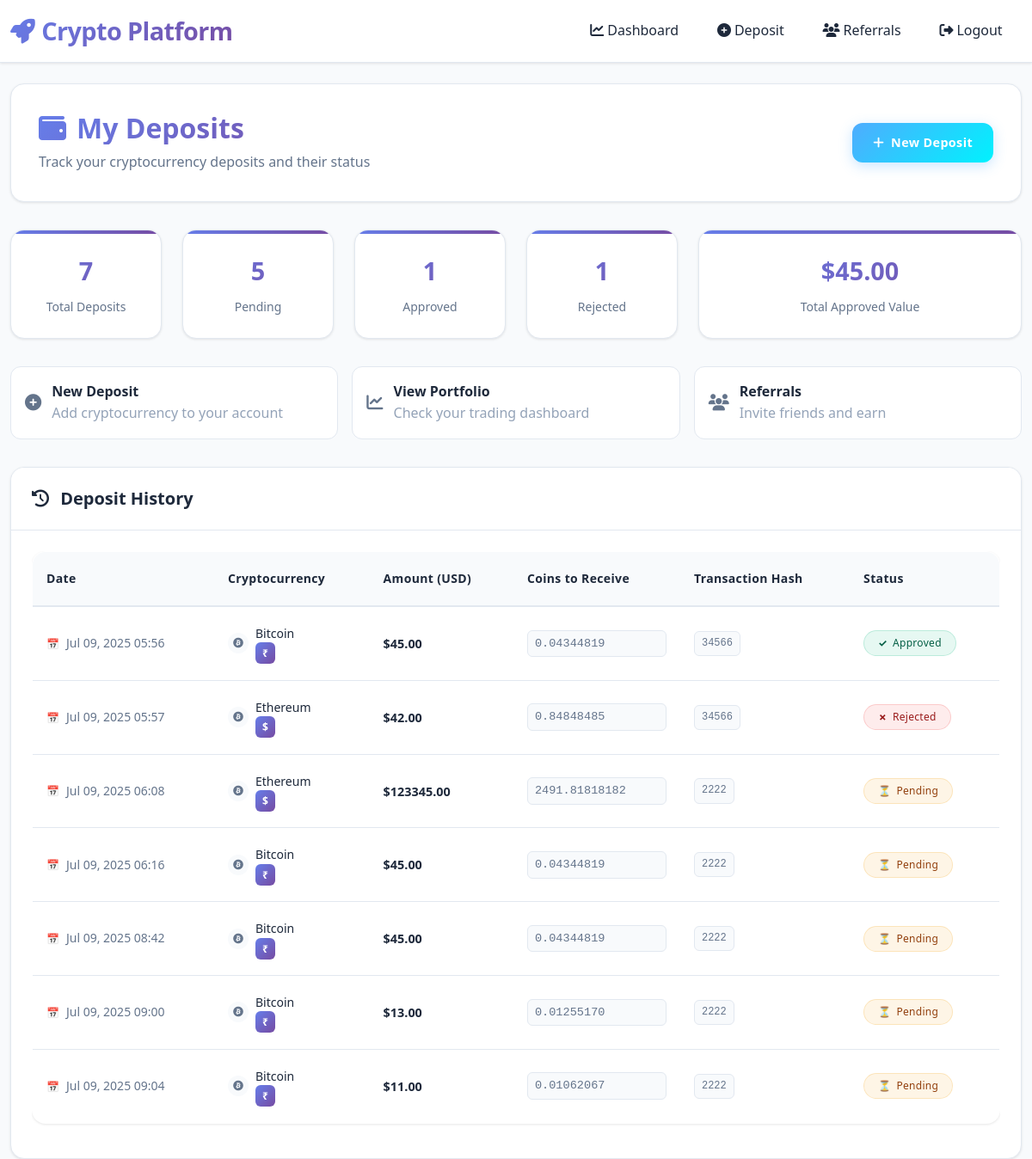
Page /deposits/list/ (signed in) on the earlier database version.
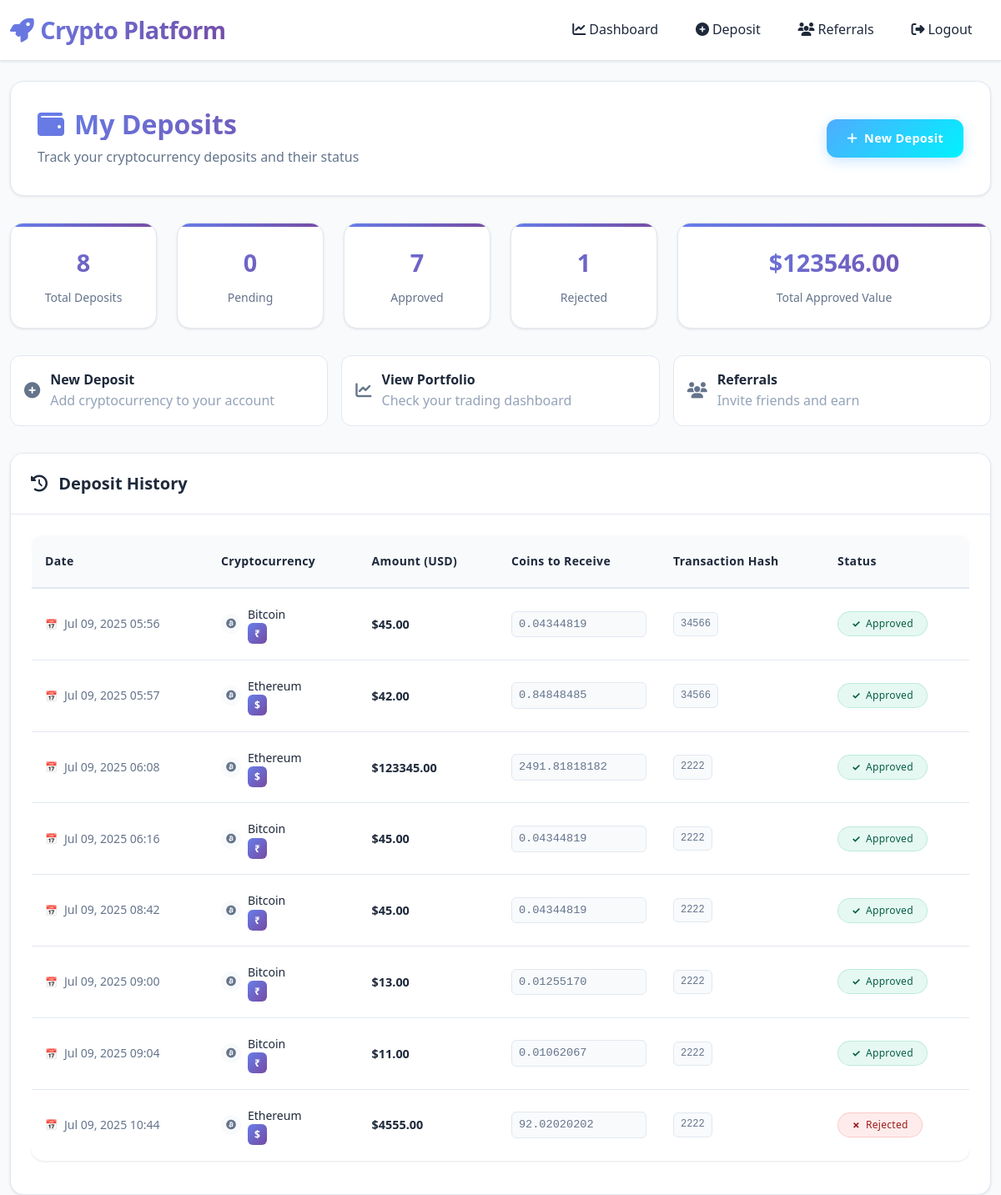
Same page on the later database version.
### deposits/models.py (models this page shows, shortened)
class Deposit(models.Model):
    STATUS_CHOICES = [
        ('pending', 'Pending'),
        ('approved', 'Approved'),
        ('rejected', 'Rejected'),
    ]
    user = models.ForeignKey(User, on_delete=models.CASCADE)
    cryptocurrency = models.ForeignKey(Cryptocurrency, on_delete=models.CASCADE)
    amount = models.DecimalField(max_digits=20, decimal_places=2)  # Amount in USD
    transaction_hash = models.CharField(max_length=100, blank=True)
    wallet_address = models.CharField(max_length=50)
    status = models.CharField(max_length=20, choices=STATUS_CHOICES, default='pending')
    created_at = models.DateTimeField(auto_now_add=True)
    approved_at = models.DateTimeField(null=True, blank=True)
    @property
    def coins_to_receive(self):
        return self.amount / self.cryptocurrency.current_price

### trading/models.py (models this page shows, shortened)
class Cryptocurrency(models.Model):
    name = models.CharField(max_length=50)  # Bitcoin, Ethereum, etc.
    symbol = models.CharField(max_length=10)  # BTC, ETH, etc.
    total_supply = models.DecimalField(max_digits=20, decimal_places=8)
    current_price = models.DecimalField(max_digits=20, decimal_places=8)
    price_change_24h = models.DecimalField(max_digits=5, decimal_places=2, default=0)
    is_active = models.BooleanField(default=True)
    created_at = models.DateTimeField(auto_now_add=True)
    updated_at = models.DateTimeField(auto_now=True)
    class Meta:
        verbose_name_plural = "Cryptocurrencies"

### deposits/views.py (the view)
# urls.py: path('list/', views.deposit_list, name='deposit_list'),
@login_required
def deposit_list(request):
    if request.user.is_superuser:
        deposits = Deposit.objects.all()
        template_name = 'deposits/admin/list.html'
    else:
        deposits = Deposit.objects.filter(user=request.user)
        template_name = 'deposits/list.html'
    context = {
        'deposits': deposits,
        'total_deposits': deposits.count(),
        'pending_count': deposits.filter(status='pending').count(),
        'approved_count': deposits.filter(status='approved').count(),
        'rejected_count': deposits.filter(status='rejected').count(),
        'total_approved_value': deposits.filter(status='approved').aggregate(total=Sum('amount'))['total'] or 0,
    }
    return render(request, template_name, context)

### templates/deposits/list.html (shortened to what this page needs)
{% extends 'base.html' %}
{% block content %}
<div class="page-header">
    <div>
        <h1 class="page-title">
            <i class="fas fa-wallet"></i>
            My Deposits
        </h1>
        <p class="page-subtitle">Track your cryptocurrency deposits and their status</p>
    </div>
    <div class="header-actions">
        <a href="{% url 'deposits:deposit_create' %}" class="btn btn-success">
            <i class="fas fa-plus"></i>
            New Deposit
        </a>
    </div>
</div>
<div class="row stats-row">
    <div class="col-md-2">
        <div class="stat-card">
            <div class="stat-number">{{ total_deposits }}</div>
            <div class="stat-label">Total Deposits</div>
        </div>
    </div>
    <div class="col-md-2">
        <div class="stat-card">
            <div class="stat-number">{{ pending_count }}</div>
            <div class="stat-label">Pending</div>
        </div>
    </div>
    <div class="col-md-2">
        <div class="stat-card">
            <div class="stat-number">{{ approved_count }}</div>
            <div class="stat-label">Approved</div>
        </div>
    </div>
    <div class="col-md-2">
        <div class="stat-card">
            <div class="stat-number">{{ rejected_count }}</div>
            <div class="stat-label">Rejected</div>
        </div>
    </div>
    <div class="col-md-4">
        <div class="stat-card">
            <div class="stat-number">${{ total_approved_value|floatformat:2 }}</div>
            <div class="stat-label">Total Approved Value</div>
        </div>
    </div>
</div>
<div class="quick-actions">
    <a href="{% url 'deposits:deposit_create' %}" class="quick-action">
        <i class="fas fa-plus-circle"></i>
        <div>
            <strong>New Deposit</strong>
            <div class="text-muted">Add cryptocurrency to your account</div>
        </div>
    </a>
    <a href="{% url 'trading:dashboard' %}" class="quick-action">
        <i class="fas fa-chart-line"></i>
        <div>
            <strong>View Portfolio</strong>
            <div class="text-muted">Check your trading dashboard</div>
        </div>
    </a>
    <a href="{% url 'referrals:dashboard' %}" class="quick-action">
        <i class="fas fa-users"></i>
        <div>
            <strong>Referrals</strong>
            <div class="text-muted">Invite friends and earn</div>
        </div>
    </a>
</div>
<div class="row">
    <div class="col-md-12">
        <div class="card">
            <div class="card-header">
                <h5 class="mb-0">
                    <i class="fas fa-history me-2"></i>
                    Deposit History
                </h5>
            </div>
            <div class="card-body">
                {% if deposits %}
                <div class="table-responsive">
                    <table class="table">
                        <thead>
                            <tr>
                                <th>Date</th>
                                <th>Cryptocurrency</th>
                                <th>Amount (USD)</th>
                                <th>Coins to Receive</th>
                                <th>Transaction Hash</th>
                                <th>Status</th>
                            </tr>
                        </thead>
                        <tbody>
                            {% for deposit in deposits %}
                            <tr>
                                <td>
                                    <div class="date-info">{{ deposit.created_at|date:"M d, Y H:i" }}</div>
                                </td>
                                <td>
                                    <div class="crypto-info">
                                        <div class="crypto-icon">
                                            <i class="fab fa-bitcoin"></i>
                                        </div>
                                        <div>
                                            <div>{{ deposit.cryptocurrency.name }}</div>
                                            <span class="crypto-symbol">{{ deposit.cryptocurrency.symbol }}</span>
                                        </div>
                                    </div>
                                </td>
                                <td>
                                    <div class="amount-usd">${{ deposit.amount|floatformat:2 }}</div>
                                </td>
                                <td>
                                    <div class="coins-amount">{{ deposit.coins_to_receive|floatformat:8 }}</div>
                                </td>
                                <td>
                                    {% if deposit.transaction_hash %}
                                    <div class="transaction-hash">{{ deposit.transaction_hash|truncatechars:20 }}</div>
                                    {% else %}
                                    <span class="text-muted">-</span>
                                    {% endif %}
                                </td>
                                <td>
                                    {% if deposit.status == 'pending' %}
                                    <span class="badge badge-warning">Pending</span>
                                    {% elif deposit.status == 'approved' %}
                                    <span class="badge badge-success">Approved</span>
                                    {% else %}
                                    <span class="badge badge-danger">Rejected</span>
                                    {% endif %}
                                </td>
                            </tr>
                            {% endfor %}
                        </tbody>
                    </table>
                </div>
                {% endif %}
            </div>
        </div>
    </div>
</div>
{% endblock %}

### templates/base.html (shortened to what this page needs)
<!DOCTYPE html>
<html lang="en">
<head>
    <link href="https://cdn.jsdelivr.net/npm/bootstrap@5.1.3/dist/css/bootstrap.min.css" rel="stylesheet">
    <link href="https://cdnjs.cloudflare.com/ajax/libs/font-awesome/6.4.0/css/all.min.css" rel="stylesheet">
</head>
<body>
    <nav class="navbar navbar-expand-lg">
        <div class="container">
            <a class="navbar-brand" href="{% url 'trading:dashboard' %}">
                <i class="fas fa-rocket me-2"></i>Crypto Platform
            </a>
            <div class="collapse navbar-collapse" id="navbarNav">
                {% if user.is_authenticated %}
                <div class="navbar-nav ms-auto">
                    <a class="nav-link" href="{% url 'trading:dashboard' %}">
                        <i class="fas fa-chart-line me-1"></i>Dashboard
                    </a>
                    {% if user.is_authenticated %}
                    {% if user.is_superuser %}
                        <a class="nav-link" href="{% url 'deposits:admin_deposit_list' %}">
                            <i class="fas fa-plus-circle me-1"></i>Deposit
                        </a>
                    {% elif not user.is_staff %}
                        <a class="nav-link" href="{% url 'deposits:deposit_list' %}">
                            <i class="fas fa-plus-circle me-1"></i>Deposit
                        </a>
                    {% endif %}
                    {% endif %}
                    <a class="nav-link" href="{% url 'referrals:dashboard' %}">
                        <i class="fas fa-users me-1"></i>Referrals
                    </a>
                    <a class="nav-link" href="{% url 'accounts:logout' %}">
                        <i class="fas fa-sign-out-alt me-1"></i>Logout
                    </a>
                </div>
                {% endif %}
            </div>
        </div>
    </nav>
    <div class="container mt-4">
        <div class="fade-in-up">
            {% block content %}
            {% endblock %}
        </div>
    </div>
</body>
</html>

### templates/base.html (style rules this page uses)
:root { --primary-gradient: linear-gradient(135deg, #667eea 0%, #764ba2 100%); --secondary-gradient: linear-gradient(135deg, #f093fb 0%, #f5576c 100%); --success-gradient: linear-gradient(135deg, #4facfe 0%, #00f2fe 100%); --light-bg: #f8fafc; --white-bg: #ffffff; --card-bg: #ffffff; --border-color: #e2e8f0; --text-primary: #1e293b; --text-secondary: #64748b; --text-muted: #94a3b8; --shadow-light: 0 1px 3px rgba(0, 0, 0, 0.1); --shadow-medium: 0 4px 6px rgba(0, 0, 0, 0.1); --shadow-large: 0 8px 25px rgba(0, 0, 0, 0.15); }
* { margin: 0; padding: 0; box-sizing: border-box; }
body { background: var(--light-bg); color: var(--text-primary); font-family: 'Segoe UI', system-ui, -apple-system, sans-serif; min-height: 100vh; line-height: 1.6; }
.navbar { background: var(--white-bg) !important; border-bottom: 1px solid var(--border-color); box-shadow: var(--shadow-light); position: sticky; top: 0; z-index: 1000; transition: all 0.3s ease; }
.navbar-brand { font-weight: 800; font-size: 1.8rem; background: var(--primary-gradient); background-clip: text; -webkit-background-clip: text; -webkit-text-fill-color: transparent; position: relative; letter-spacing: -0.02em; }
.navbar-brand::after { content: ''; position: absolute; bottom: -3px; left: 0; width: 0; height: 3px; background: var(--primary-gradient); border-radius: 2px; transition: width 0.4s ease; }
.nav-link { color: var(--text-primary) !important; font-weight: 500; padding: 0.8rem 1.2rem !important; border-radius: 12px; margin: 0 0.2rem; position: relative; transition: all 0.3s ease; text-decoration: none; }
.nav-link::before { content: ''; position: absolute; top: 0; left: 0; right: 0; bottom: 0; background: var(--primary-gradient); border-radius: 12px; opacity: 0; transform: scale(0.8); transition: all 0.3s ease; }
.container { max-width: 1400px; position: relative; }
.card { background: var(--card-bg); border: 1px solid var(--border-color); border-radius: 16px; box-shadow: var(--shadow-light); transition: all 0.3s ease; position: relative; overflow: hidden; }
.card-header { background: var(--white-bg); border-bottom: 1px solid var(--border-color); font-weight: 600; padding: 1.5rem; border-radius: 16px 16px 0 0; color: var(--text-primary); }
.card-body { padding: 1.5rem; }
.btn { border: none; border-radius: 12px; font-weight: 600; padding: 0.75rem 1.5rem; transition: all 0.3s ease; position: relative; overflow: hidden; text-transform: none; letter-spacing: 0.025em; font-size: 0.9rem; display: inline-flex; align-items: center; gap: 0.5rem; }
.btn-success { background: var(--success-gradient); color: white; box-shadow: 0 4px 15px rgba(79, 172, 254, 0.3); }
.table { background: var(--white-bg); border-radius: 16px; overflow: hidden; border: 1px solid var(--border-color); box-shadow: var(--shadow-light); }
.table thead th { background: var(--light-bg); border: none; color: var(--text-primary); font-weight: 600; text-transform: none; letter-spacing: 0.025em; padding: 1rem; font-size: 0.9rem; }
.table tbody tr { border-bottom: 1px solid var(--border-color); transition: all 0.2s ease; }
.table td { padding: 1rem; color: var(--text-primary); border: none; vertical-align: middle; }
.table tbody tr:last-child { border-bottom: none; }
.text-muted { color: var(--text-muted) !important; }
h1, h2, h3, h4, h5, h6 { color: var(--text-primary); font-weight: 600; }
.page-title { font-size: 2rem; font-weight: 700; margin-bottom: 0.5rem; }
.fade-in-up { animation: fadeInUp 0.5s ease-out; }
.badge { padding: 0.5rem 1rem; border-radius: 20px; font-weight: 500; font-size: 0.75rem; }
.badge-success { background: rgba(16, 185, 129, 0.1); color: #065f46; border: 1px solid rgba(16, 185, 129, 0.2); }

Differences in the rows shown:
changed Deposit "Jul 09, 2025 05:57": status "Rejected" → "Approved"
changed Deposit "Jul 09, 2025 06:08": status "Pending" → "Approved"
changed Deposit "Jul 09, 2025 06:16": status "Pending" → "Approved"
changed Deposit "Jul 09, 2025 08:42": status "Pending" → "Approved"
changed Deposit "Jul 09, 2025 09:00": status "Pending" → "Approved"
changed Deposit "Jul 09, 2025 09:04": status "Pending" → "Approved"
added Deposit: created_at "Jul 09, 2025 10:44", cryptocurrency.name "Ethereum", cryptocurrency.symbol "$", amount "4555.00", coins_to_receive "92.02020202", transaction_hash "2222", status "Rejected"
Other differences:
{{ total_deposits }}: "7" → "8"
{{ pending_count }}: "5" → "0"
{{ approved_count }}: "1" → "7"
{{ total_approved_value|floatformat:2 }}: "45.00" → "123546.00"
